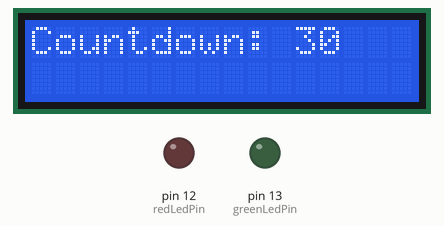
The sketch below on a simulated Arduino Uno, built with avr-gcc and run on an emulated ATmega328P. Parts: 16×2 character LCD, output pins drawn as LEDs (lit = HIGH).

Above: at 0.1 s.
At 9.7 s:
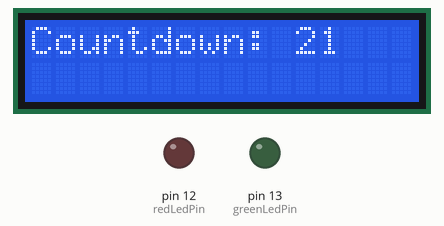
At 19.3 s:
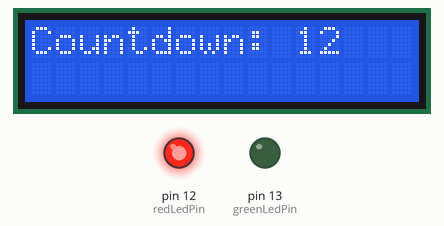
At 38.8 s:
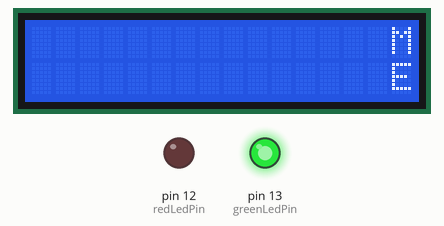
Timing chart, 0 to 40.0 s (numbered marks = the images above):
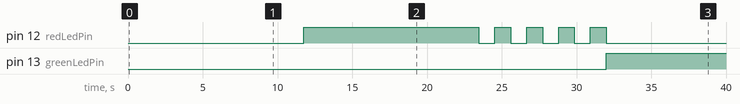

Measured:
- by itself, pin 12 (redLedPin): LOW → HIGH at 11.8 s, → LOW 11.7 s later, → HIGH 1.1 s later, → LOW 1.1 s later, … (10 changes in this stretch)
- by itself, pin 13 (greenLedPin): LOW → HIGH at 32.0 s
- what the display in image 0 shows lasts 1.0 s, from 0.1 s to 1.1 s

The sketch:

countdown_message_lcd.ino
```cpp
#include <LiquidCrystal.h>

// initialize LiquidCrystal and define the pins
LiquidCrystal lcd(8, 7, 5, 4, 3, 2); // LiquidCrystal(rs=8, e=7, d4=5, d5=4, d6=3, d7=2)

// define LED pins
const int redLedPin = 12; // red LED pin
const int greenLedPin = 13; // green LED pin

// define countdown timer
const int timerStartVal = 30; // starting timer value
int timerCurrentVal = timerStartVal; // current timer value

// define intervals & delays
const int scrollInterval = 750; // scroll LCD display every 0.75 sec
const int decrementInterval = 1000; // decrement timer by 1 sec

// define LED state
unsigned long ledPreviousTime = 0; // previous time LED state was changed
const long ledBlinkInterval = 500; // interval for blinking red LED
bool ledState = false; // define initial LED state as False

enum LedStates { OFF, ON, BLINKING }; // an enumeration of the possible LED states
LedStates redLedState = OFF; // red LED starting state is OFF


void setup() {
  // LED pins setup
  pinMode(redLedPin, OUTPUT);
  pinMode(greenLedPin, OUTPUT);
}

void loop() {
  lcd.begin(16, 2); // initialize lcd display setup
  lcd.print("Countdown: ");
  lcd.setCursor(11, 0);
  if (timerCurrentVal < 10) {
    // print num < 10 with "0" in front
    lcd.print("0");
    lcd.print(timerCurrentVal);
  } else {
    lcd.print(timerCurrentVal);
  }


  // if current timer value is between 20 and 10:
  if (timerCurrentVal < 20 && timerCurrentVal >= 10) {
    redLedState = ON; // red LED is high
  }

  // if current timer value is between 10 and 0:
  if (timerCurrentVal < 10 && timerCurrentVal > 0) {
    redLedState = BLINKING; // red LED is blinking
  }

  // if current timer value is equal to 0
  if (timerCurrentVal == 0) {
    redLedState = OFF; // red LED state OFF
    digitalWrite(redLedPin, LOW); // red LED is off
    digitalWrite(greenLedPin, HIGH); // green LED is on

    // print end message after timer hits 0
    lcd.clear();
    lcd.setCursor(5, 0); // top row message
    lcd.print("MEMORY");
    lcd.setCursor(5, 1);
    lcd.print("ERASED"); // bottom row message

    // for every character in LCD row
    for (int c = 0; c < 16; c++) {
      lcd.scrollDisplayRight(); // scroll display screen right
      delay(scrollInterval);
    }

    // reset current timer value back to starting timer value
    timerCurrentVal = (timerStartVal + 1);
    digitalWrite(greenLedPin, LOW);
  }

  // update LED state based on the current time and blink interval
  switch (redLedState) {
    case OFF:
      digitalWrite(redLedPin, LOW); // LED off
      break;
    case ON:
      digitalWrite(redLedPin, HIGH); // LED on
      break;
    case BLINKING:
      // initiate current time in ms to control LED blinking seperate from countdown timer
      unsigned long currentTime = millis();
      // when currentTime - ledPreviousTime are greater or equal than 0.5 sec
      if (currentTime - ledPreviousTime >= ledBlinkInterval) {
        ledPreviousTime = currentTime;
        ledState = !ledState; // switch LED state to false
        digitalWrite(redLedPin, ledState); // write state to red LED
      }
      break;
  }

  // decrement current timer value by -1 every second
  timerCurrentVal--;
  delay(decrementInterval);
}
```
